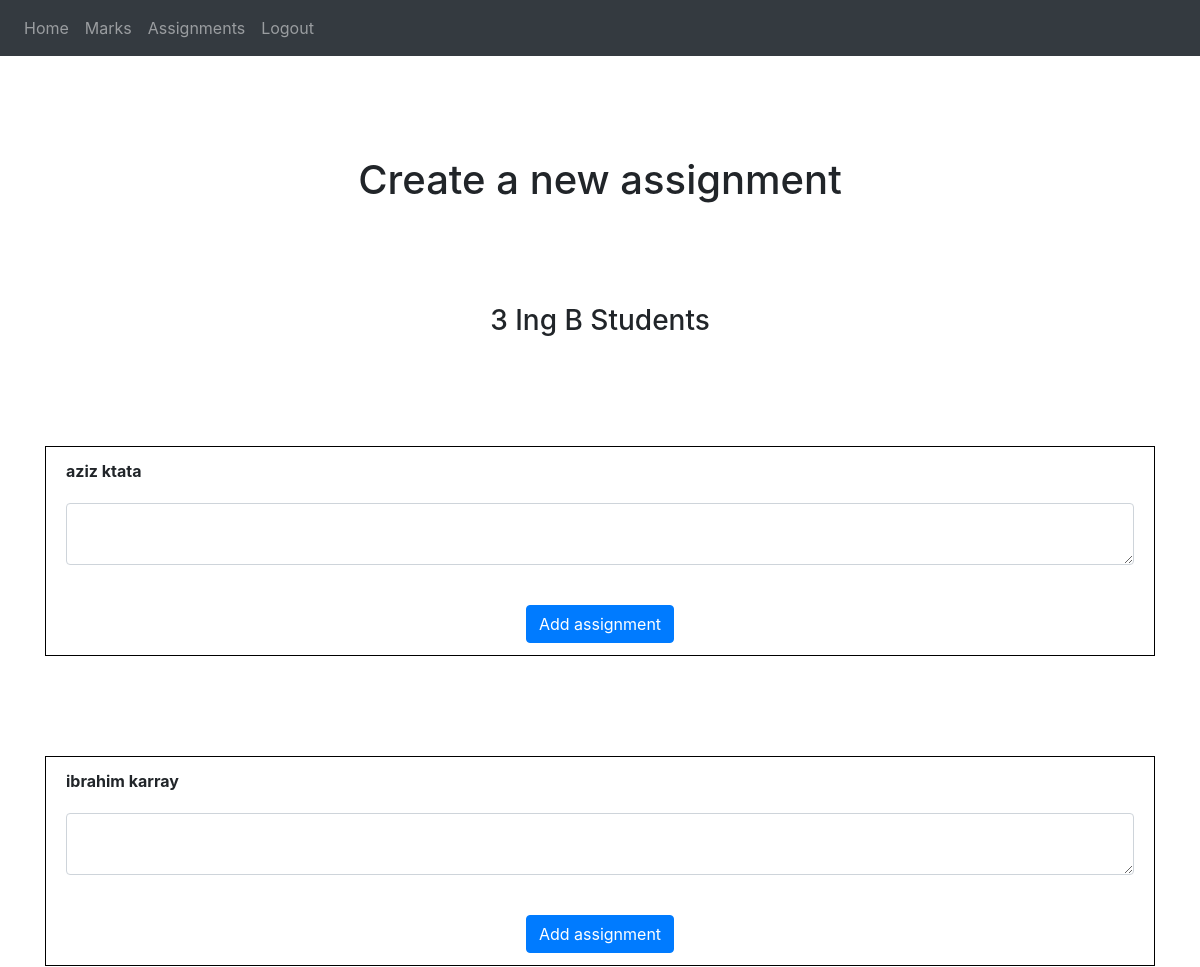
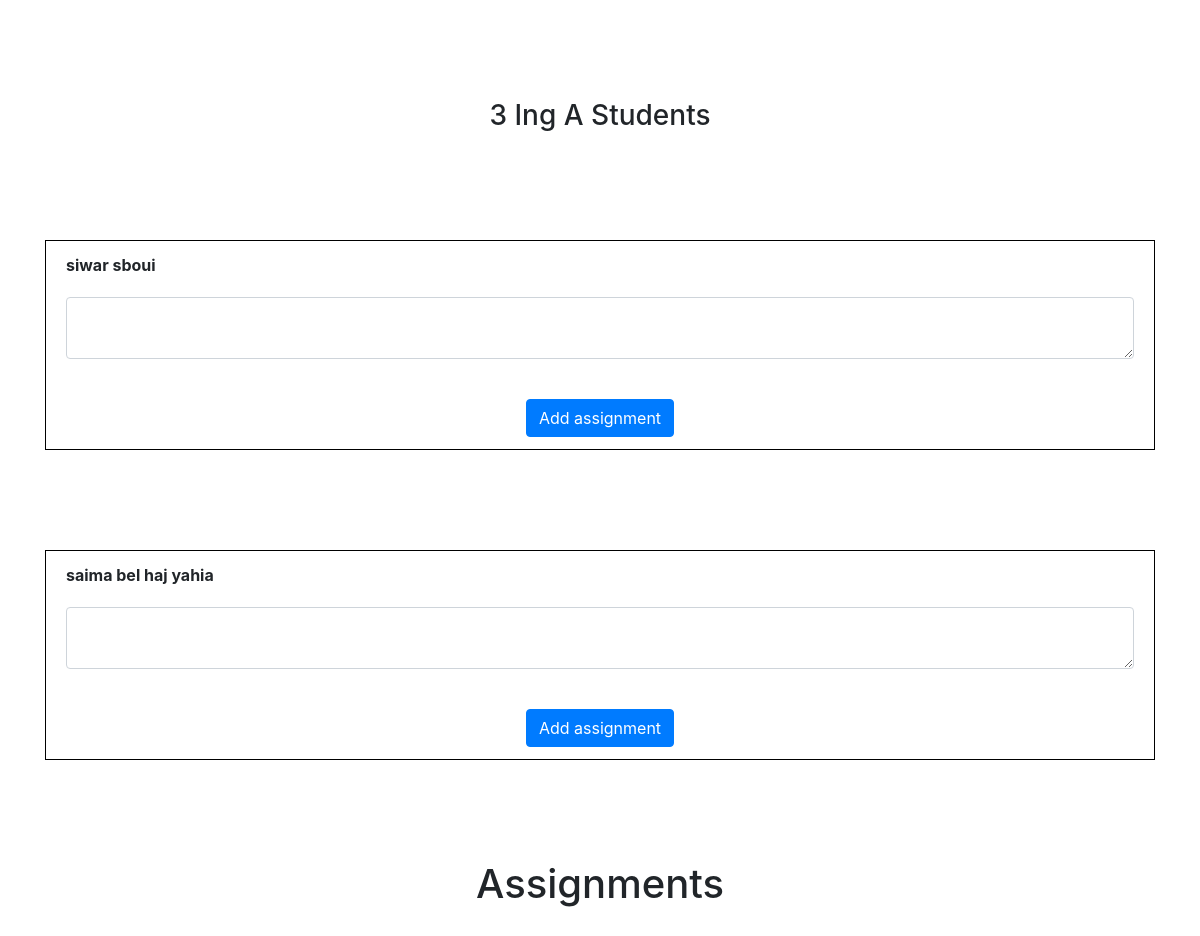
Screenshot of /todo (signed in) with the database file from the repository (2 pictures, top to bottom).
### website/models.py (models this page shows)
class User(db.Model, UserMixin):
    id = db.Column(db.Integer, primary_key=True)
    email = db.Column(db.String(150), unique=True)
    password = db.Column(db.String(150))
    first_name = db.Column(db.String(150))
    last_name = db.Column(db.String(150))
    classe = db.Column(db.String(20))
    userType = db.Column(db.String(20))
    matiere = db.Column(db.String(50))
    notes = db.relationship('Note')
    marks = db.relationship('Mark')
    todo = db.relationship('Todo')

### website/views.py (the view)
@views.route('/todo', methods=['GET'])
@login_required
def todo():
    ingA=User.query.filter_by(classe="3ingA")
    ingB=User.query.filter_by(classe="3ingB")
    todo_list=Todo.query.filter_by(matiere=current_user.matiere)
    for todo in todo_list:
        user = User.query.filter_by(id=todo.user_id).first()
        username=user.first_name+" "+user.last_name
        todo.username=username
    return render_template("todo.html", user=current_user,ingA=ingA,ingB=ingB,todo_list=todo_list)

### website/__init__.py (called while the page is built)
def create_app():
    app = Flask(__name__)
    app.config['SECRET_KEY'] = 'sesamesecretappkey'
    app.config['SQLALCHEMY_DATABASE_URI'] = f'sqlite:///{DB_NAME}'
    db.init_app(app)
    from .views import views
    from .auth import auth
    app.register_blueprint(views, url_prefix='/')
    app.register_blueprint(auth, url_prefix='/')
    from .models import User, Note ,Comment
    create_database(app)
    login_manager = LoginManager()
    login_manager.login_view = 'auth.login'
    login_manager.init_app(app)
    @login_manager.user_loader
    def load_user(id):
        return User.query.get(int(id))
    return app

### website/templates/todo.html (shortened to what this page needs)
{% extends "base.html" %} {% block title %}Home{% endblock %} {% block content
    %}
    <div style="margin-top:100px">
      <h1 align="center">Create a new assignment</h3>
        <h3 align="center" style="margin-top:100px">3 Ing B Students</h3>
     <div style="margin-bottom:100px">
      <ul class="list-group list-group-flush" id="notes">
        {% for etudiant in ingB %}
        <li class="list-group-item" style="margin-top: 100px; border:1px solid black;">
            <span   style="font-weight:bold; font-size:16px">{{etudiant.first_name}} </span>
            <span   style="font-weight:bold; font-size:16px">{{etudiant.last_name}}</span>
            <br/>
            <form method="POST"action="http://127.0.0.1:5000/addTodo/{{user.matiere}}/{{etudiant.id}}">
                <div class="form-group" style="margin-top: 20px">
                  <textarea name="todo" id="todo" class="form-control"></textarea>
                </div>
                <br />
                <div align="center">
                  <button type="submit" class="btn btn-primary">Add assignment</button>
                </div>
              </form>
        </li>
        {% endfor %}
      </ul>
      <h3 align="center" style="margin-top:100px">3 Ing A Students</h3>
      <ul class="list-group list-group-flush" id="notes">
        {% for etudiant in ingA %}
        <li class="list-group-item" style="margin-top: 100px; border:1px solid black;">
            <span   style="font-weight:bold; font-size:16px">{{etudiant.first_name}} </span>
            <span   style="font-weight:bold; font-size:16px">{{etudiant.last_name}}</span>
            <br/>
            <form method="POST" action="http://127.0.0.1:5000/addTodo/{{user.matiere}}/{{etudiant.id}}">
                <div class="form-group" style="margin-top: 20px">
                  <textarea name="todo" id="todo" class="form-control"></textarea>
                </div>
                <br />
                <div align="center">
                  <button type="submit" class="btn btn-primary">Add assignment</button>
                </div>
              </form>
        </li>
        {% endfor %}
      </ul>
    </div>
    <h1 align="center" style="margin-top:100px">Assignments</h1>
    {% endblock %}

### rows the page displays
User: first_name "aziz", last_name "ktata"
User: first_name "ibrahim", last_name "karray"
User: first_name "siwar", last_name "sboui"
User: first_name "saima", last_name "bel haj yahia"
